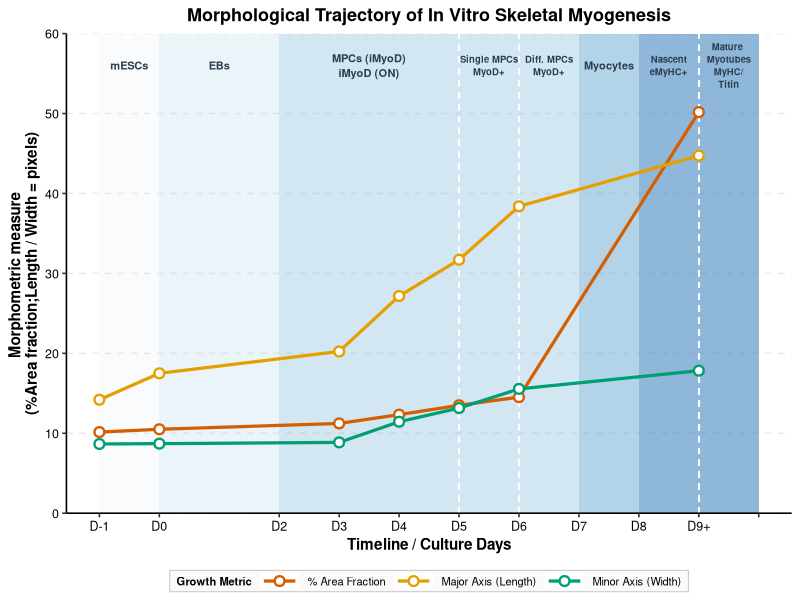

Generate this figure with R:
library(ggplot2)
library(dplyr)
library(tidyr)

# 1. Reconstruct Data Frame 
df <- data.frame(
  Day = c(-1, 0, 3, 4, 5, 6, 9),
  Area_Fraction = c(10.15, 10.50, 11.23, 12.33, 13.50, 14.52, 50.18),
  Major_Axis    = c(14.20, 17.50, 20.23, 27.17, 31.71, 38.39, 44.74),
  Minor_Axis    = c(8.66,  8.70,  8.86,  11.44, 13.15, 15.55, 17.83)
)

# Reshape data into long format for ggplot
df_long <- df %>%
  pivot_longer(
    cols = c("Area_Fraction", "Major_Axis", "Minor_Axis"),
    names_to = "Metric",
    values_to = "Value"
  ) %>%
  mutate(Metric = factor(Metric, 
                         levels = c("Area_Fraction", "Major_Axis", "Minor_Axis"),
                         labels = c("% Area Fraction", "Major Axis (Length)", "Minor Axis (Width)")))

# 2. Generate Publication Plot
p_plot <- ggplot(df_long, aes(x = Day, y = Value, color = Metric, group = Metric)) +
  
  # --- 5 MAIN UMBRELLA BACKGROUNDS ---
  annotate("rect", xmin = -1, xmax = 0, ymin = 0, ymax = 60, alpha = 0.1, fill = "#c6dbef") + # mESCs
  annotate("rect", xmin = 0,  xmax = 2, ymin = 0, ymax = 60, alpha = 0.2, fill = "#9ecae1") + # EBs
  annotate("rect", xmin = 2,  xmax = 7, ymin = 0, ymax = 60, alpha = 0.3, fill = "#6baed6") + # MPCs
  annotate("rect", xmin = 7,  xmax = 8, ymin = 0, ymax = 60, alpha = 0.4, fill = "#4292c6") + # Myocytes
  annotate("rect", xmin = 8,  xmax = 10, ymin = 0, ymax = 60, alpha = 0.5, fill = "#2171b5") + # Myotubes
  
  # --- DASHED INTERNAL PARTITION LINES ---
  geom_segment(aes(x = 5, xend = 5, y = 0, yend = 60), linetype = "dashed", color = "white", linewidth = 0.5) +
  geom_segment(aes(x = 6, xend = 6, y = 0, yend = 60), linetype = "dashed", color = "white", linewidth = 0.5) +
  geom_segment(aes(x = 9, xend = 9, y = 0, yend = 60), linetype = "dashed", color = "white", linewidth = 0.5) +
  
  # --- HIERARCHICAL TEXT LABELS (Smaller font for markers) ---
  annotate("text", x = -0.5, y = 56, label = "mESCs", fontface = "bold", size = 2.8, color = "#2c3e50", lineheight = 1.1) +
  annotate("text", x = 1.0,  y = 56, label = "EBs", fontface = "bold", size = 2.8, color = "#2c3e50", lineheight = 1.1) +
  
  annotate("text", x = 3.5,  y = 56, label = "MPCs (iMyoD)\niMyoD (ON)", fontface = "bold", size = 2.8, color = "#2c3e50", lineheight = 1.1) +
  annotate("text", x = 5.5,  y = 56, label = "Single MPCs\nMyoD+", fontface = "bold", size = 2.4, color = "#2c3e50", lineheight = 1.1) +
  annotate("text", x = 6.5,  y = 56, label = "Diff. MPCs\nMyoD+", fontface = "bold", size = 2.4, color = "#2c3e50", lineheight = 1.1) +
  
  annotate("text", x = 7.5,  y = 56, label = "Myocytes", fontface = "bold", size = 2.8, color = "#2c3e50", lineheight = 1.1) +
  
  annotate("text", x = 8.5,  y = 56, label = "Nascent\neMyHC+", fontface = "bold", size = 2.4, color = "#2c3e50", lineheight = 1.1) +
  annotate("text", x = 9.5,  y = 56, label = "Mature \nMyotubes\nMyHC/\nTitin", fontface = "bold", size = 2.4, color = "#2c3e50", lineheight = 1.1) +
  
  # Lines and point overlays
  geom_line(linewidth = 1.1) +
  geom_point(size = 2.5, shape = 21, fill = "white", stroke = 1.2) +
  
  # Set X and Y Axis limits and steps 
  scale_y_continuous(
    limits = c(0, 60),
    breaks = seq(0, 60, by = 10),
    expand = c(0, 0)
  ) +
  scale_x_continuous(
    breaks = c(-1, 0, 2, 3, 4, 5, 6, 7, 8, 9, 10),
    labels = c("D-1", "D0", "D2", "D3", "D4", "D5", "D6", "D7", "D8", "D9+", "")
  ) +
  
  # Color Palette for the Data Lines
  scale_color_manual(values = c(
    "% Area Fraction"     = "#D55E00", 
    "Major Axis (Length)" = "#E69F00", 
    "Minor Axis (Width)"  = "#009E73"  
  )) +
  
  # Formatting & Labels 
  labs(
    x = "Timeline / Culture Days",
    y = "Morphometric measure \n (%Area fraction;Length / Width = pixels) ",
    color = "Growth Metric",
    title = "Morphological Trajectory of In Vitro Skeletal Myogenesis"
  ) +
  theme_classic(base_size = 12) +
  theme(
    plot.title = element_text(face = "bold", hjust = 0.5, size = 13),
    axis.text = element_text(color = "black", size = 9),
    axis.title = element_text(face = "bold", size = 11),
    
    # --- COMPACT HORIZONTAL LEGEND BELOW THE CHART ---
    legend.position = "bottom",
    legend.direction = "horizontal",
    legend.title = element_text(face = "bold", size = 8),
    legend.text = element_text(size = 8),
    legend.background = element_rect(fill = "gray98", color = "gray80", linewidth = 0.4),
    legend.key.width = unit(1.0, "cm"),
    legend.key.height = unit(0.4, "cm"),
    legend.margin = margin(t = 2, r = 5, b = 2, l = 5),
    
    panel.grid.major.y = element_line(color = "gray92", linetype = "dashed")
  )

# 3. Save Plot
ggsave("./experiment-4/pots/morphological-trajectory-of-cell-culture.svg", p_plot, width = 8.2, height = 5.5, dpi = 300)
